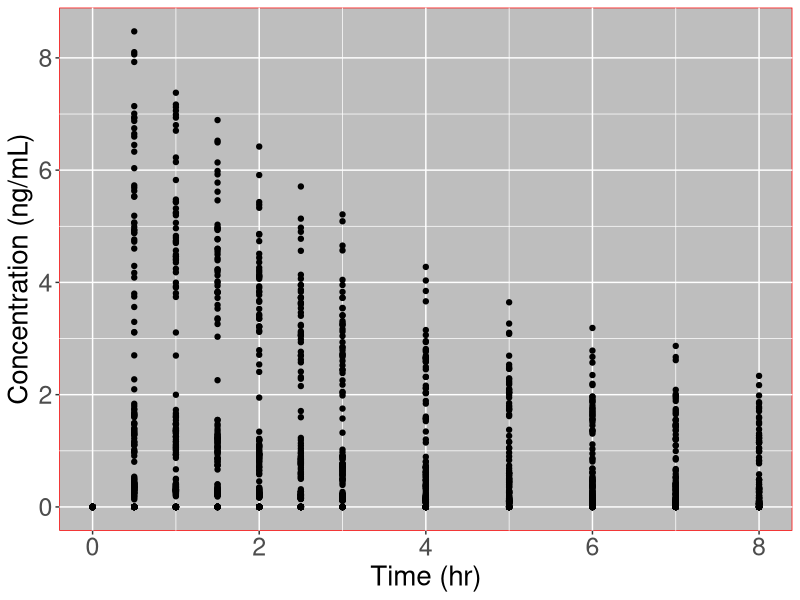
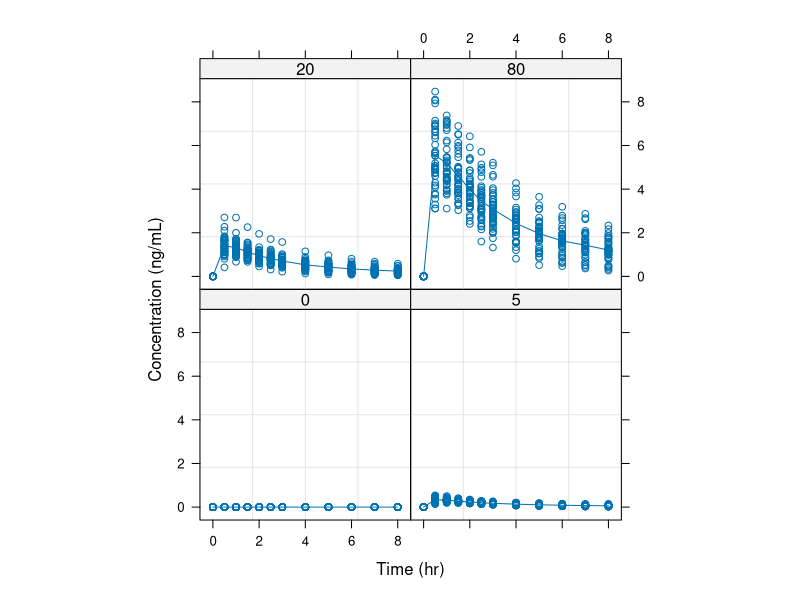
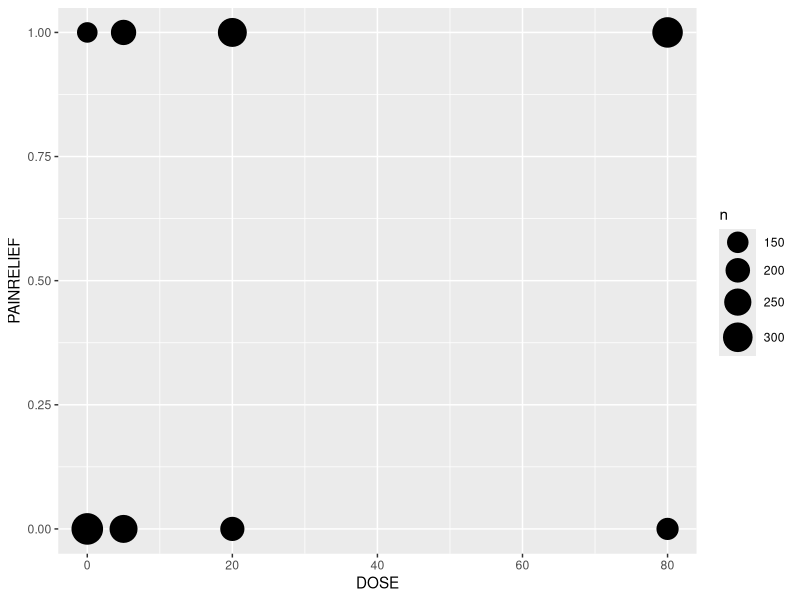
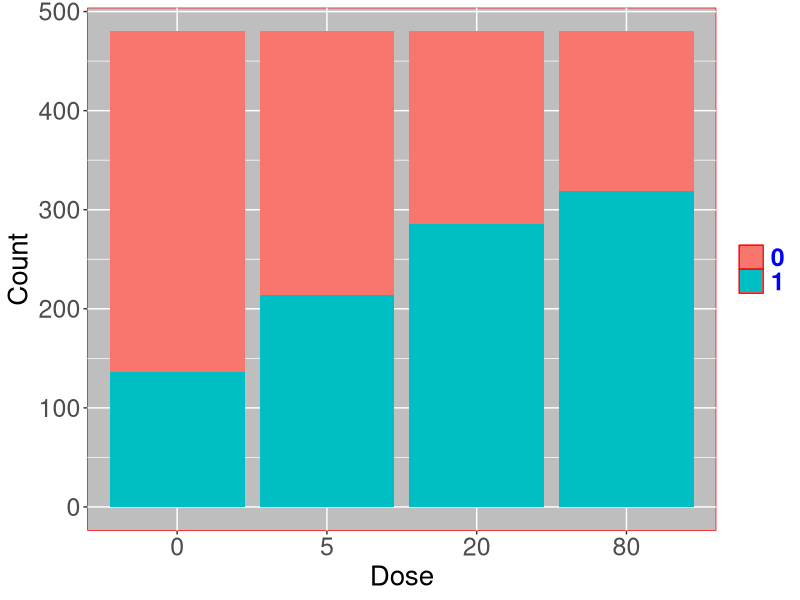
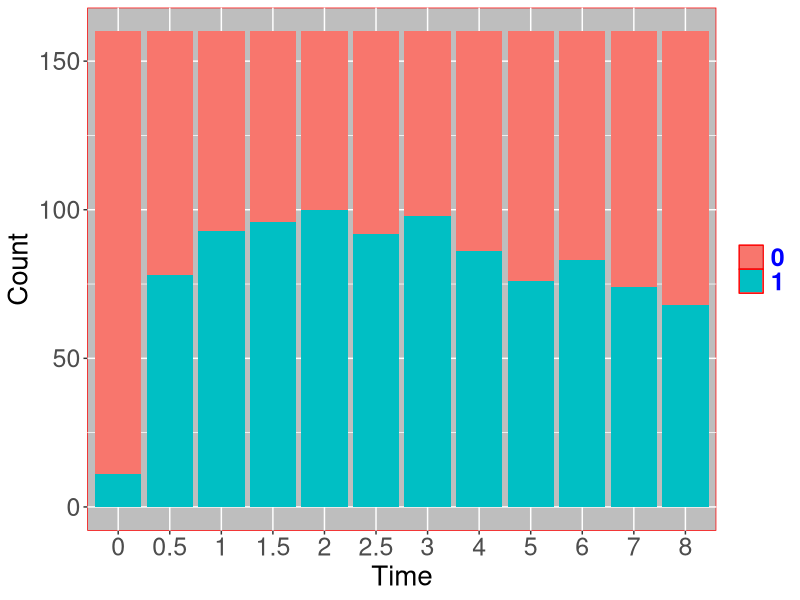
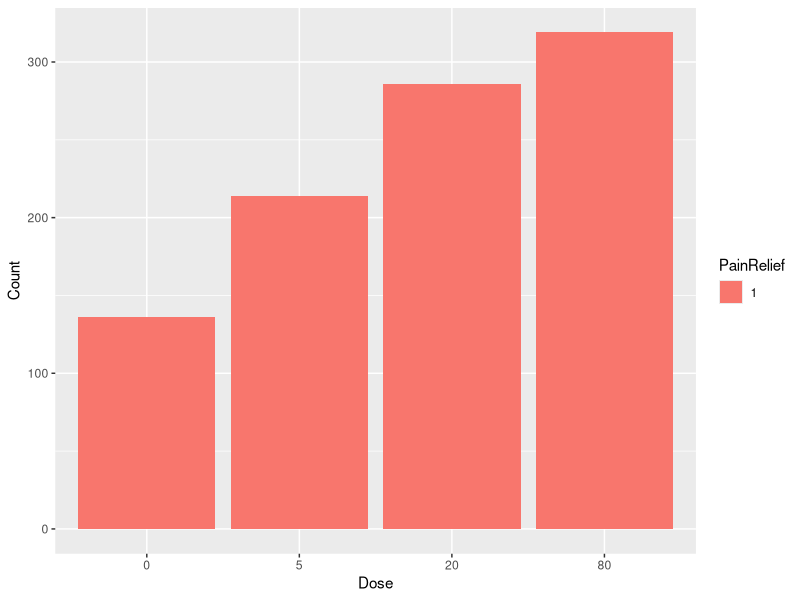
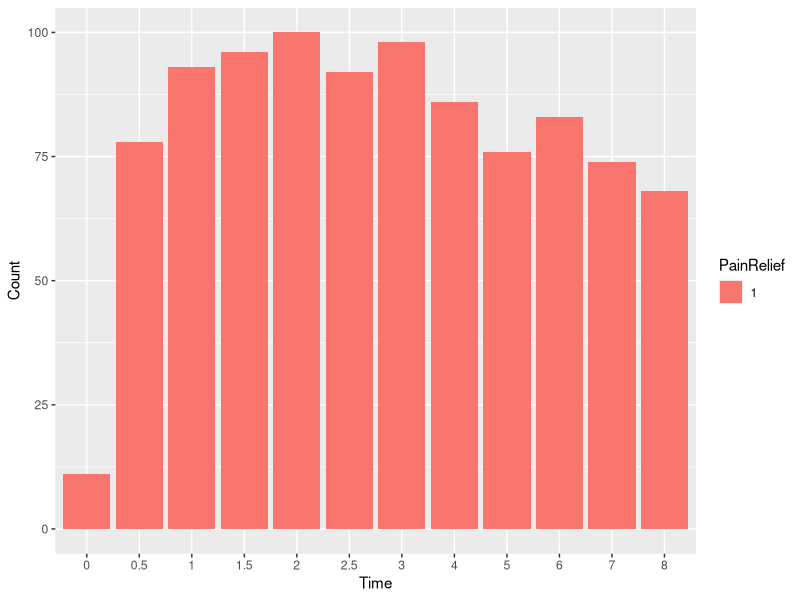
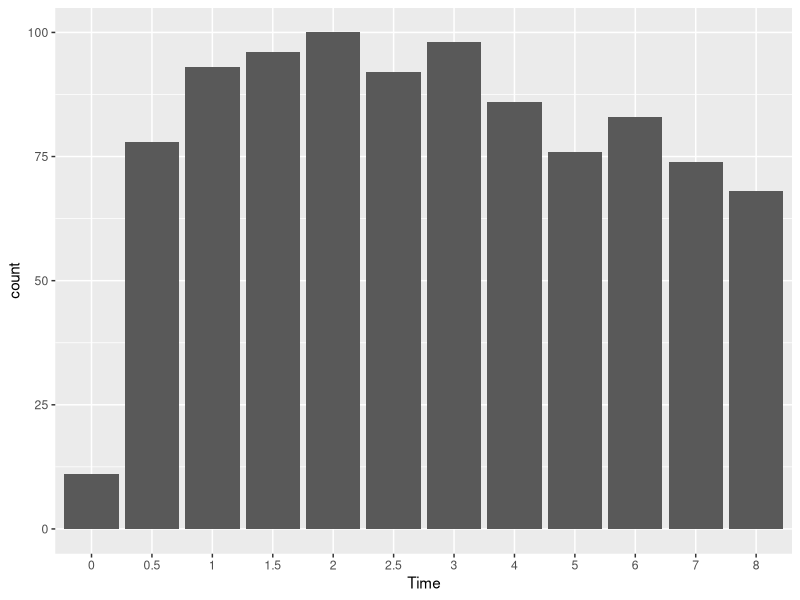

Recreate these plots in R, in order. (Note: this script raises an error after producing the figures.)
## ---- chunk 1
pain<-read.csv("Painrelief.csv", sep=",")
summary(pain)

## ---- chunk 2
list.of.packages <- c("PKNCA", 
                      "knitr",
                      "reshape2", 
                      "gee",
                      "geepack", 
                      "nlme", 
                      "lme4",
                      "lmtest",
                      "ggplot2",
                      "plotrix")
new.packages <- list.of.packages[!(list.of.packages %in% installed.packages()[,"Package"])]
if(length(new.packages)) install.packages(new.packages)
lapply(list.of.packages, require, character.only = TRUE)
# this should return 10 TRUE statements (one for each package)
# you can also lapply library instead of require
## ---- chunk 3
plot1<-ggplot(data = pain, aes(x = TIME, y = CONC, group=DOSE))+geom_point()+
  xlab("Time (hr)")+
  ylab("Concentration (ng/mL)")
plot1+theme(panel.background = element_rect(fill='grey', colour='red'))+
  theme(axis.title.y = element_text(colour = 'black', size = 20))+
  theme(axis.text.y = element_text(size = 18))+
  theme(axis.title.x = element_text(colour = 'black', size = 20))+
  theme(axis.text.x = element_text(size = 18))+
  theme(plot.title = element_text(lineheight=.8, face="bold"))+
  theme(legend.position="top")+
  theme(legend.title=element_blank())+
  theme(legend.text = element_text(colour="blue", size = 18, face = "bold"))

## ---- chunk 4
pain.2<-groupedData(CONC~TIME|DOSE, data=pain, 
     labels = list(x="Time(hr)", y="Conc(ng/mL)"))
plot2<-plot(pain.2, aspect=1/1, ylab="Concentration (ng/mL)", 
      xlab="Time (hr)")
plot2
plot22<-ggplot(pain, aes(displ, hwy)) + 
  geom_point() + 
  geom_line(data = grid, colour = "blue", size = 1.5) + 
  geom_text(data = pain, aes(label = model))

plot23<-ggplot(data=pain, aes(x=TIME, y=CONC))+
                 geom_point()

## ---- chunk 5
pain.2$logConc<-log(pain.2$CONC)
pain.2log<-groupedData(logConc~TIME|DOSE, data=pain.2, 
        labels = list(x="Time(hr)", y="Log Conc(ng/mL)"))
plot2.log<-plot(pain.2log, aspect=1/1, 
            ylab="Log Concentration (ng/mL)", 
            xlab="Time (hr)")

## ---- chunk 6
plot3<-ggplot(pain, aes(x = DOSE, y = PAINRELIEF)) +
  stat_sum(aes(size = ..n.., group = 1)) +
  scale_size_area(max_size=10)
plot3

## ---- chunk 7
## Create 2x2 contingency table by pain relief and Dose for all 160 sub-
table(pain$PAINRELIEF, pain$DOSE)

## ---- chunk 8
###just look at binary resp (nstat) by month--
ftable(addmargins(xtabs(~PAINRELIEF+TIME,data=pain)))

## ---- chunk 9
### now add treatment (drug or placebo) into the mix---
ftable((xtabs(~DOSE+PAINRELIEF+TIME,data=pain)))

## ---- chunk 10
###### Re arrange data for stacked bar chart

count1<-ftable(xtabs(~PAINRELIEF+DOSE,data=pain))
count1
## ---- chunk 11
### melt fnc converts data from a wide format to a 
mydf = melt(count1)
names(mydf) = c("PainRelief", "Dose", "Count")
head(mydf)

## ---- chunk 12
###### Stacked bar chart
plot4<-ggplot(mydf, aes(x= Dose, y= Count, fill=PainRelief)) +
  geom_bar(stat="identity")
plot41<-ggplot(mydf, aes(x= Dose, y= Count, fill=PainRelief)) +
  geom_bar(stat="identity")
plot4+ theme(panel.background = element_rect(fill='gray', colour='red'))+
  theme(axis.title.y = element_text(colour = 'black', size = 20))+
  theme(axis.text.y = element_text(size = 18))+
  theme(axis.title.x = element_text(colour = 'black', size = 20))+
  theme(axis.text.x = element_text(size = 18))+
  theme(plot.title = element_text(lineheight=.8, face="bold"))+
  theme(legend.position="right")+
  theme(legend.title=element_blank())+
  theme(legend.text = element_text(colour="blue", size = 18, face = "bold"))+
  theme(strip.text.x = element_text(size = 12, face = "bold",colour = "black"))

## ---- chunk 13
count2<-ftable(xtabs(~PAINRELIEF+TIME,data=pain))
count2
mydf2 = melt(count2)
names(mydf2) = c("PainRelief", "Time", "Count")
mydf2

plot5<-ggplot(mydf2, aes(x= Time, y= Count, fill=PainRelief)) +
  geom_bar(stat="identity")

## ---- chunk 14
plot5+ theme(panel.background = element_rect(fill='gray', colour='red'))+
  theme(axis.title.y = element_text(colour = 'black', size = 20))+
  theme(axis.text.y = element_text(size = 18))+
  theme(axis.title.x = element_text(colour = 'black', size = 20))+
  theme(axis.text.x = element_text(size = 18))+
  theme(plot.title = element_text(lineheight=.8, face="bold"))+
  theme(legend.position="right")+
  theme(legend.title=element_blank())+
  theme(legend.text = element_text(colour="blue", size = 18, face = "bold"))+
  theme(strip.text.x = element_text(size = 12, face = "bold",colour = "black"))

## ---- chunk 15

nopain<-pain[pain$PAINRELIEF==1,]
count3<-ftable(xtabs(~PAINRELIEF+DOSE,data=nopain))

## ---- chunk 16

mydf3 = melt(count3)
names(mydf3) = c("PainRelief", "Dose", "Count")
head(mydf3)

## ---- chunk 17

ggplot(mydf3, aes(x= Dose, y= Count, fill=PainRelief)) +
  geom_bar(stat="identity")

## ---- chunk 18
count4<-ftable(xtabs(~PAINRELIEF+TIME,data=nopain))
mydf4 = melt(count4)
names(mydf4) = c("PainRelief", "Time", "Count")
ggplot(mydf4, aes(x= Time, y= Count, fill=PainRelief)) +
  geom_bar(stat="identity")
write.csv(mydf4, file="mydf4.csv")

## ---- chunk 19
ggplot() + 
  geom_bar(data=mydf4, aes(x = Time, weight = Count))

ggplot() + 
  geom_bar(data=pain, aes(x = TIME, weight = PAINRELIEF)) +
  geom_point(data=pain, aes(x = TIME, y = DOSE, color = as.factor(PAINRELIEF))) +
  scale_y_continuous(sec.axis = sec_axis(~.*1, name = "Dose"))

ggplot() + 
  geom_bar(data=pain, aes(x = TIME, weight = PAINRELIEF)) +
  geom_point(data=pain, aes(x = TIME, y = CONC*10, color = as.factor(PAINRELIEF))) +
  scale_y_continuous(sec.axis = sec_axis(~./10, name = "Concentration"))

ggplot() + 
  geom_bar(data=pain, aes(x = TIME, weight = PAINRELIEF)) +
  geom_point(data=pain, aes(x = TIME, y = CONC*12,color = factor(PAINRELIEF), 
        shape = factor(DOSE))) +
  scale_y_continuous(sec.axis = sec_axis(~./12, name = "Concentration"))


plot45<-ggplot(mydf4, aes(x= Time, y= Count)) +
  geom_bar(stat="identity") + 
  geom_point(data=pain, aes(x=TIME, y=CONC), color='green')
plot45

## ---- chunk 20
par(mar=c(5, 4, 4, 6) + 0.1)
## ---- chunk 21
plot(pain$TIME, pain$CONC, pch=16, axes=FALSE, ylim=c(0,10), xlab="", ylab="", 
     type="p",col="black")
axis(2, ylim=c(0,1),col="black",las=1)  ## las=1 makes horizontal labels
mtext("Drug Concentration (ng/mL)",side=2,line=2.5)
box()



## Allow a second plot on the same graph

par(new=TRUE)



## Plot the second plot and put axis scale on right

plot(mydf4$Time, mydf4$Count, pch=15,  xlab="", ylab="", ylim=c(0,120), 
     axes=FALSE, type="l", col="red")
## a little farther out (line=4) to make room for labels
mtext("Count of Pain Relief",side=4,col="red",line=4) 
axis(4, ylim=c(0,110), col="red",col.axis="red",las=1)

## Draw the time axis
axis(1,xlim=c(0,8))
axis(1,pretty(range(pain$TIME),1))
mtext("Time (Hours)",side=1,col="black",line=2.5)  

## Add Legend
legend("topleft",legend=c("Drug Conc","Pain Relief Count"),
       text.col=c("black","red"),pch=c(16,15),col=c("black","red"))

example(twoord.plot)
par(mar = c(5, 4, 4, 4) + 0.3)  # Leave space for z axis
plot(pain$TIME, pain$CONC) # first plot
par(new = TRUE)
plot(mydf4$Time, mydf4$PainRelief, type = "l", axes = FALSE, bty = "n",
     ylim=c(0,120), xlab = "", ylab = "")
axis(side=4)
mtext("z", side=4, line=3)

## ---- chunk 22
my.conc<-PKNCAconc(as.data.frame(pain), CONC~TIME|ID)
## ---- chunk 23
d.dose<-unique(pain[pain$TIME == 0.0,
                       c("ARM","ID","TIME","CONC", "PAINRELIEF","DOSE")])

knitr::kable(d.dose,
             caption="Dosing data extracted from data set")

## ---- chunk 24
my.dose <- PKNCAdose(d.dose, DOSE~TIME|ID)
my.dose
## ---- chunk 25
my.data.automatic <- PKNCAdata(my.conc, my.dose)
summary(my.data.automatic)
knitr::kable(PKNCA.options("single.dose.aucs"))
knitr::kable(my.data.automatic$intervals)

## ---- chunk 26
my.results.automatic <- pk.nca(my.data.automatic)
summary(my.results.automatic)

## ---- chunk 27
my.intervals <- data.frame(start=0.0,
                           end=Inf,
                           cmax=TRUE,
                           tmax=TRUE,
                           aucinf=TRUE,
                           auclast=TRUE,
                           cl=TRUE,
                           vz=TRUE,
                           half.life=TRUE)

my.data.manual <- PKNCAdata(my.conc, my.dose,intervals=my.intervals)
knitr::kable(my.data.manual$interval)
summary(my.data.manual)

my.results.manual <- pk.nca(my.data.manual)
summary(my.results.manual)
my.results.manual$result

write.csv(my.results.manual$result, file="PKNCAdata.csv")
knitr::kable(summary(my.results.manual))

## ---- chunk 28
PKresults<-my.results.manual$result
## ---- chunk 29
PKresults1<-PKresults[c(-1, -2)]
## ---- chunk 30
pain.0<-pain[pain$TIME==0,]

PKresults2<-t(PKresults1)

## ---- chunk 31
mPKresults<-melt(PKresults1, id=c("ID", "PPTESTCD"))
## ---- chunk 32
PKresults3<-dcast(mPKresults, ID~variable+PPTESTCD)
write.csv(PKresults3, file="PKNCAresults.csv")
## ---- chunk 33
pain.nca<-cbind2(PKresults3, pain.0)
head(pain.nca)
write.csv(pain.nca, file="FinalPKNCA.csv")
## ---- chunk 34
pain.nca1<-pain.nca[c(-2, -4,-7,-8,-9,-10,-11,-12,-13,-14,-15,-16,-17,-18,
                      -19,-20,-21,-22,-23,-24,-25,-27)]
write.csv(pain.nca1, file="FinalPKNCA1.csv")
head(pain.nca1)
class(pain.nca1$PPORRES_auclast)<- "numeric"
round(pain.nca1$PPORRES_auclast,3)

nca<-read.csv("FinalPKNCA1.csv", header=TRUE)

## ---- chunk 35
boxplot(PPORRES_auclast ~ DOSE, data = nca, main="AUClast by Dose", xlab="Dose (mg)",
        ylab="AUClast (hr*ng/mL)")
boxplot(PPORRES_cmax ~ DOSE, data = nca, main="Cmax by Dose", xlab="Dose (mg)",
        ylab="Cmax (ng/mL)")

## ---- chunk 36
pain_gee1 <- gee(PAINRELIEF ~ as.factor(DOSE)+CONC+TIME, 
    data = pain, family = "binomial", id = ID, 
    corstr = "independence", scale.fix = TRUE, scale.value = 1)
summary(pain_gee1)

## ---- chunk 37
teststat.gee1<-round(summary(pain_gee1)$coefficients,4)
## ---- chunk 38
pval1<-round(pnorm(abs(teststat.gee1[,5]),lower.tail=FALSE)*2,4)
## ---- chunk 39

cbind(teststat.gee1,pval1)
## ---- chunk 40
pain_gee2<- gee(PAINRELIEF ~ as.factor(DOSE)+CONC+TIME, data = pain, 
    family = "binomial", id = ID, corstr = "exchangeable", 
    scale.fix = TRUE, scale.value = 1)
summary(pain_gee2)
round(summary(pain_gee2)$coefficients,4)
round(summary(pain_gee2)$working.correlation,3)

## ---- chunk 41
pain_gee3<-gee(PAINRELIEF~ as.factor(DOSE)+CONC+TIME, data = pain, 
    family="binomial",  id=ID, corstr="AR-M", 
    scale.fix=TRUE, scale.value=1)
summary(pain_gee3)
round(summary(pain_gee3)$coefficients,4)
round(summary(pain_gee3)$working.correlation,3)

## ---- chunk 42
pain_gee4<-gee(PAINRELIEF~as.factor(DOSE)+CONC+TIME, data=pain, 
    family="binomial", id=ID, corstr="unstructured", 
    scale.fix=TRUE, scale.value=1)
summary(pain_gee4)   
round(summary(pain_gee4)$coefficients,4)
round(summary(pain_gee4)$working.correlation,3)

## ---- chunk 43
teststat.gee4<-round(summary(pain_gee4)$coefficients,4)
## ---- chunk 44

pval4<-round(pnorm(abs(teststat.gee4[,5]),lower.tail=FALSE)*2,4)

## ---- chunk 45
cbind(teststat.gee4,pval4)

## ---- chunk 46
pain_geeBL<-gee(PAINRELIEF~1, data=pain, family="binomial", 
    id=ID, corstr="unstructured", scale.fix=TRUE, scale.value=1)
summary(pain_geeBL)
round(summary(pain_geeBL)$coefficients,4)
round(summary(pain_geeBL)$working.correlation,3)

## ---- chunk 47
se.BL <- summary(pain_geeBL)$coefficients["(Intercept)","Robust S.E."]
ci.BL<-exp(coef(pain_geeBL)["(Intercept)"] + c(-1,1) * se.BL * qnorm(0.975))
cbind(OR=exp(coef(pain_geeBL)["(Intercept)"]),ci.BL)

## ---- chunk 48
teststat.geeBL<-round(summary(pain_geeBL)$coefficients,5)
## ---- chunk 49
pval.BL<-pnorm(abs(teststat.geeBL[,5]),lower.tail=FALSE)*2
## ---- chunk 50
cbind(teststat.geeBL,pval.BL)

baselineprob=exp(-0.5402513)/(1+exp(-0.5402513))
baselineprob

## ---- chunk 51
se.dose5 <- summary(pain_gee4)$coefficients["as.factor(DOSE)5","Robust S.E."]
ci.dose5<-exp(coef(pain_gee4)["as.factor(DOSE)5"] + c(-1,1) * se.dose5 * qnorm(0.975))
cbind(OR=exp(coef(pain_gee4)["as.factor(DOSE)5"]),ci.dose5)

se.dose20<- summary(pain_gee1)$coefficients["as.factor(DOSE)20","Robust S.E."]
ci.dose20<-exp(coef(pain_gee1)["as.factor(DOSE)20"] + c(-1,1) * se.dose20 * qnorm(0.975))
cbind(OR=exp(coef(pain_gee1)["as.factor(DOSE)20"]),ci.dose20)

se.dose80<- summary(pain_gee1)$coefficients["as.factor(DOSE)80","Robust S.E."]
ci.dose80<-exp(coef(pain_gee1)["as.factor(DOSE)80"] + c(-1,1) * se.dose80 * qnorm(0.975))
cbind(OR=exp(coef(pain_gee1)["as.factor(DOSE)80"]),ci.dose80)

## ---- chunk 52
DOSE0520<-pain$DOSE[pain$DOSE<80]
DOSE0520

## ---- chunk 53
pain.glmmBL<-glmer(PAINRELIEF ~ 1+(1|ID),data = pain, family = binomial, REML=F)
pain.glmmBL
summary(pain.glmmBL)

## ---- chunk 54
pain.glmm<-glmer(PAINRELIEF ~ as.factor(DOSE)+TIME+CONC+(1|ID),data = pain, 
        family = binomial, REML=F)
summary(pain.glmm)
## ---- chunk 55
lrt.BLFull = 2*((-1020.7) - (-1089.131))
lrt.BLFull
## ---- chunk 56
qchisq(0.95,5)
lrtest(pain.glmm, pain.glmmBL)

## ---- chunk 57
pain.glmm1<-glmer(PAINRELIEF ~ as.factor(DOSE)+TIME+CONC+(1|ID)+(1|CONC),
        data = pain, family = binomial, REML=TRUE)
summary(pain.glmm1)
lrtest(pain.glmm1, pain.glmm)

## ---- chunk 58
exp(fixef(pain.glmm1))
## ---- chunk 59
pain.glmm2<-glmer(PAINRELIEF ~ as.factor(DOSE)+CONC+(1|ID)+(1|CONC),
          data = pain, family = binomial, REML=F)
summary(pain.glmm2)
exp(fixef(pain.glmm2))
lrtest(pain.glmm1, pain.glmm2)

## ---- chunk 60
pain.glmm3<-glmer(PAINRELIEF ~ as.factor(DOSE)+(1|ID),data = pain, family = binomial, REML=F)
summary(pain.glmm3)

## ---- chunk 61
out.compare <- round(cbind(exp(coef(pain_gee4)), exp(fixef(pain.glmm1))),3)
rownames(out.compare) <- names(coef(pain_gee4))
colnames(out.compare) <- c('GEE','GLMM')
out.compare

